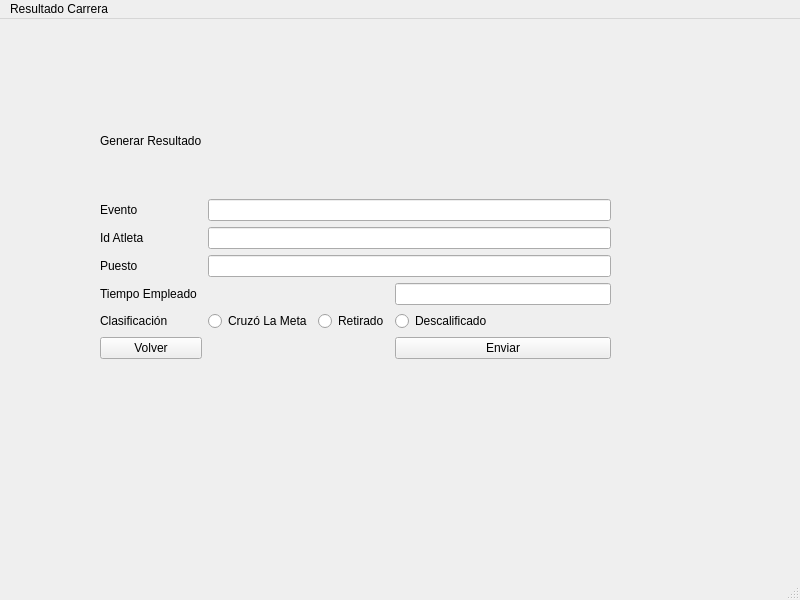
<?xml version="1.0" encoding="UTF-8"?>
<ui version="4.0">
 <class>ResultadoCarrera</class>
 <widget class="QMainWindow" name="ResultadoCarrera">
  <property name="geometry">
   <rect>
    <x>0</x>
    <y>0</y>
    <width>800</width>
    <height>600</height>
   </rect>
  </property>
  <property name="windowTitle">
   <string>MainWindow</string>
  </property>
  <widget class="QWidget" name="centralwidget">
   <widget class="QWidget" name="gridLayoutWidget">
    <property name="geometry">
     <rect>
      <x>100</x>
      <y>70</y>
      <width>511</width>
      <height>270</height>
     </rect>
    </property>
    <layout class="QGridLayout" name="gridLayout">
     <item row="3" column="0">
      <widget class="QLabel" name="label_3">
       <property name="text">
        <string>Puesto</string>
       </property>
      </widget>
     </item>
     <item row="6" column="0">
      <widget class="QPushButton" name="pushButton_2">
       <property name="text">
        <string>Volver</string>
       </property>
      </widget>
     </item>
     <item row="5" column="3">
      <widget class="QRadioButton" name="radioButton_3">
       <property name="text">
        <string>Descalificado</string>
       </property>
      </widget>
     </item>
     <item row="2" column="1" colspan="3">
      <widget class="QLineEdit" name="lineEdit_2"/>
     </item>
     <item row="4" column="3">
      <widget class="QLineEdit" name="lineEdit_4"/>
     </item>
     <item row="1" column="0">
      <widget class="QLabel" name="label">
       <property name="text">
        <string>Evento</string>
       </property>
      </widget>
     </item>
     <item row="5" column="2">
      <widget class="QRadioButton" name="radioButton_2">
       <property name="text">
        <string>Retirado</string>
       </property>
      </widget>
     </item>
     <item row="2" column="0">
      <widget class="QLabel" name="label_2">
       <property name="text">
        <string>Id Atleta</string>
       </property>
      </widget>
     </item>
     <item row="1" column="1" colspan="3">
      <widget class="QLineEdit" name="lineEdit"/>
     </item>
     <item row="5" column="0">
      <widget class="QLabel" name="label_5">
       <property name="text">
        <string>Clasificación</string>
       </property>
      </widget>
     </item>
     <item row="5" column="1">
      <widget class="QRadioButton" name="radioButton">
       <property name="text">
        <string>Cruzó La Meta</string>
       </property>
      </widget>
     </item>
     <item row="3" column="1" colspan="3">
      <widget class="QLineEdit" name="lineEdit_3"/>
     </item>
     <item row="4" column="0">
      <widget class="QLabel" name="label_4">
       <property name="text">
        <string>Tiempo Empleado</string>
       </property>
      </widget>
     </item>
     <item row="6" column="3">
      <widget class="QPushButton" name="pushButton">
       <property name="text">
        <string>Enviar</string>
       </property>
      </widget>
     </item>
     <item row="0" column="0">
      <widget class="QLabel" name="label_6">
       <property name="text">
        <string>Generar Resultado</string>
       </property>
      </widget>
     </item>
    </layout>
   </widget>
  </widget>
  <widget class="QMenuBar" name="menubar">
   <property name="geometry">
    <rect>
     <x>0</x>
     <y>0</y>
     <width>800</width>
     <height>32</height>
    </rect>
   </property>
   <widget class="QMenu" name="menuResultado_Carrera">
    <property name="title">
     <string>Resultado Carrera</string>
    </property>
   </widget>
   <addaction name="menuResultado_Carrera"/>
  </widget>
  <widget class="QStatusBar" name="statusbar"/>
 </widget>
 <resources/>
 <connections/>
</ui>
